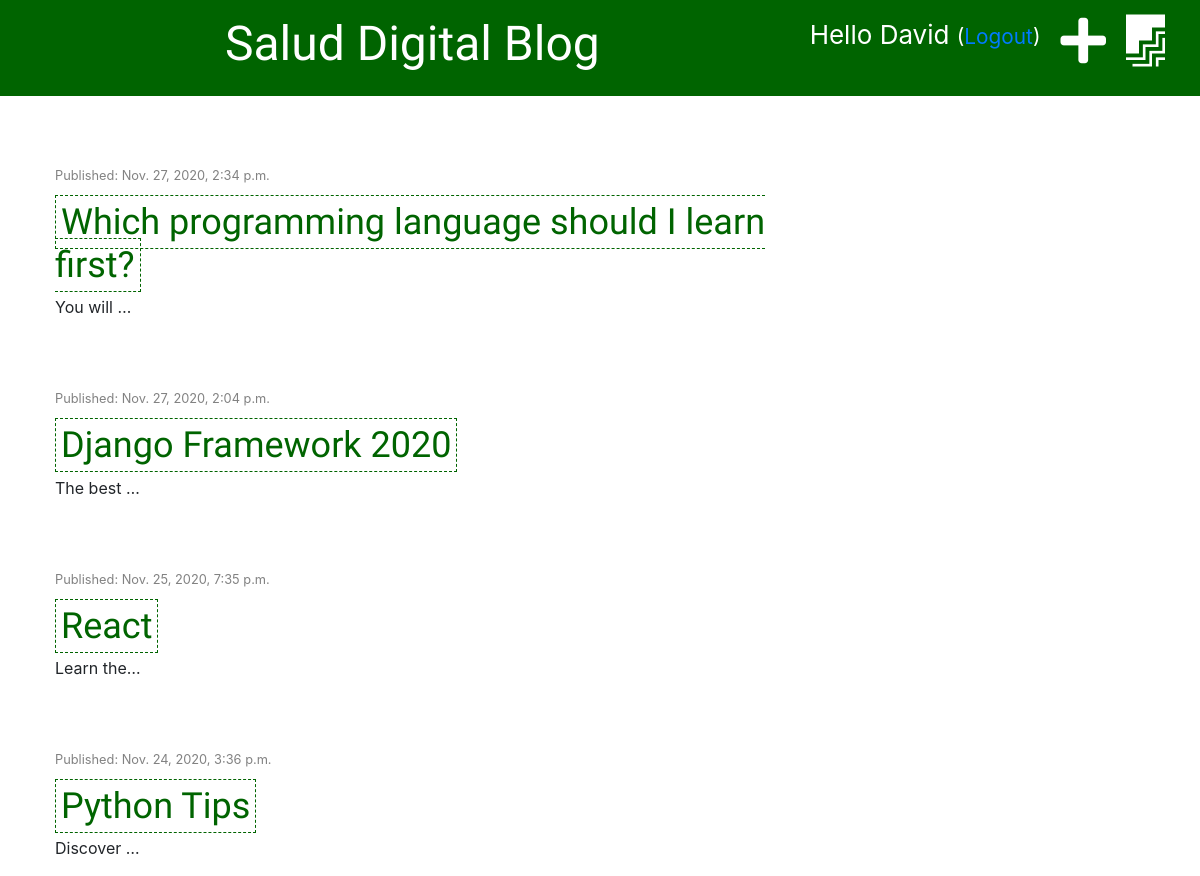
The app's page / (signed in), older data.
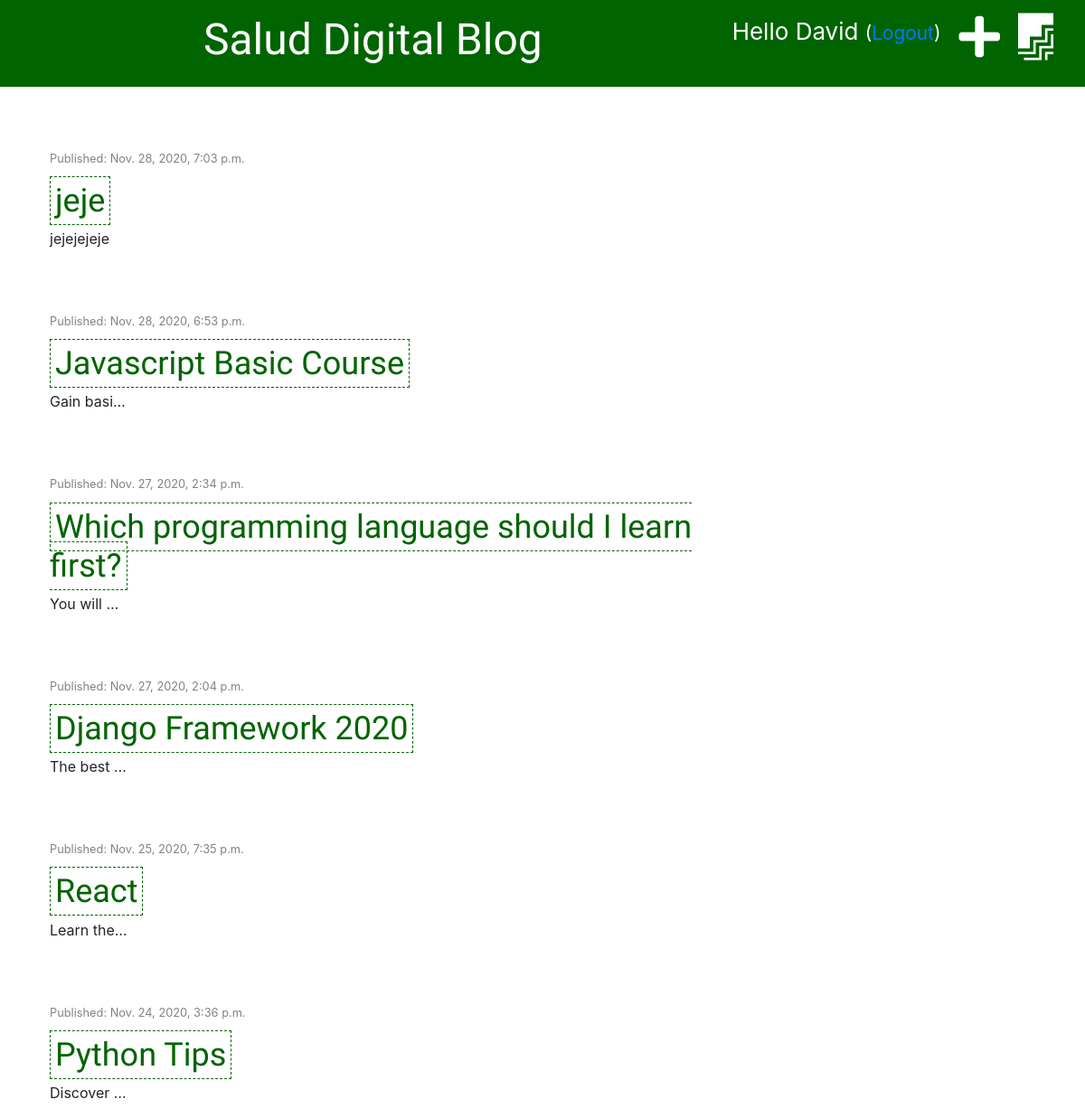
The same page, newer data.
### blog/models.py (models this page shows, shortened)
class Post(models.Model):
    author = models.ForeignKey('auth.User', on_delete=models.CASCADE)
    title = models.CharField(max_length=200)
    text = models.TextField()
    date = models.DateTimeField(default=timezone.now)
    published_date = models.DateTimeField(blank=True, null=True)

### blog/views.py (the view)
# urls.py: path('', views.post_list, name='post_list'),
def post_list(request):
    posts= Post.objects.filter(published_date__lte=timezone.now()).order_by('-published_date')
    stuff_for_frontend = {'posts': posts}
    return render(request, 'blog/post_list.html', stuff_for_frontend)

### blog/templates/blog/post_list.html (shortened to what this page needs)
{% extends 'blog/base.html' %}
{% block content %}
    {% for post in posts %}
    <div class="posts">
        <div class="date">
            <p>Published: {{post.published_date}}</p>
        </div>
        <h2><a href="{% url 'post_detail' pk=post.pk %}">{{post.title}}</a></h2>
        <p>{{post.text|truncatechars:10|linebreaksbr}}</p>
    </div>
    {% endfor %}
{% endblock %}

Row changes from the older to the newer data that the page shows:
added Post: published_date "Nov. 28, 2020, 7:03 p.m.", title "jeje", text "jejejejeje"
added Post: published_date "Nov. 28, 2020, 6:53 p.m.", title "Javascript Basic Course", text "Gain basi…"
